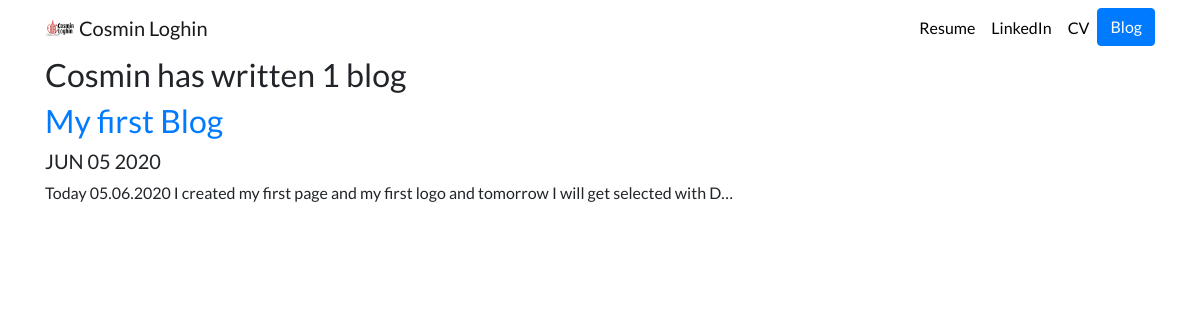
/blog/, run on an earlier commit of the app's database.
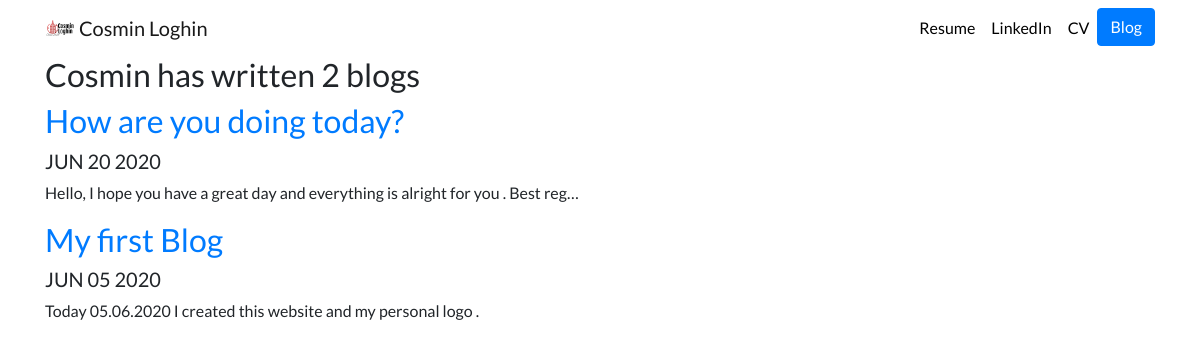
And on a later commit of the database.
### blog/models.py (models this page shows, shortened)
class Blog(models.Model):
    title_blog = models.CharField(max_length=200)
    description_blog = models.TextField()
    date = models.DateField()

### blog/views.py (the view)
# urls.py: path('', views.all_blogs, name='all_blogs' ),
def all_blogs(request):
    blogs = Blog.objects.order_by('-date')
    return render(request, 'blog/all_blogs.html', {'blogs':blogs})

### blog/templates/blog/all_blogs.html
{% extends 'base.html' %}
{% block content %}
    <h2>Cosmin has written {{ blogs.count }} blog{{blogs.count|pluralize}}</h2>
    {% for blog in blogs %}
    <a href="{% url 'blog:detail' blog.id %}"><h2>{{ blog.title_blog }}</h2></a>
    <h5>{{ blog.date|date:'M d Y'|upper }}</h5>
    <p>{{ blog.description_blog|striptags|truncatechars:100 }}</p>
    {% endfor %}
{% endblock %}

What changed in the data, as far as the page shows it:
added Blog: title_blog "How are you doing today?", date "JUN 20 2020", description_blog "Hello, I hope you have a great day and everything is alright for you . Best reg…"
changed Blog "My first Blog": description_blog "Today 05.06.2020 I created my first page and my first logo and tomorrow I will get selected with D…" → "Today 05.06.2020 I created this website and my personal logo ."
Also different on the page:
{{ blogs.count }}: "1" → "2"
